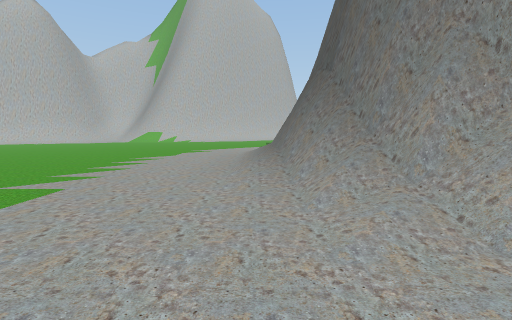
view 1 (above)

18 first-person views from a walk through a Unity game level. The camera is 1.5 m above the floor, tilts 6° down and sees 85° across. The floor is counted in squares, 2 m on a side. Each view is taken from the middle of a square. On the plan, view 1 faces up. The plan holds only what a view shows up to about 10 squares ahead; the rest is blank. The place goes on beyond the plan. The player is left out.

view 2
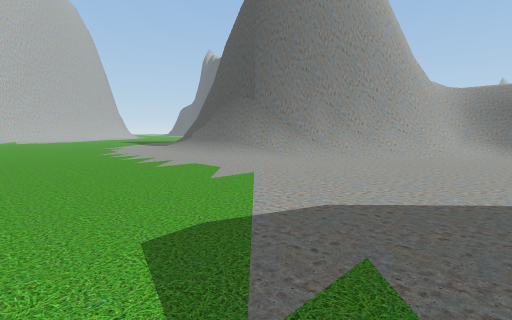

view 3
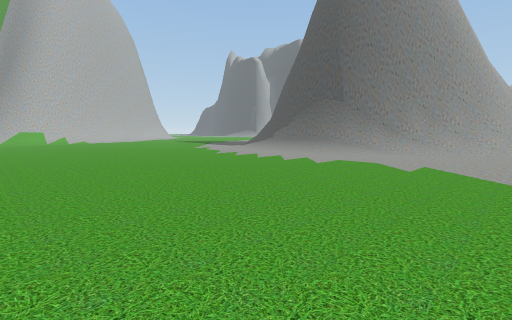

view 4
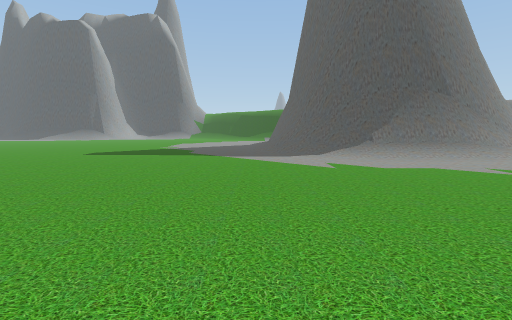

view 5
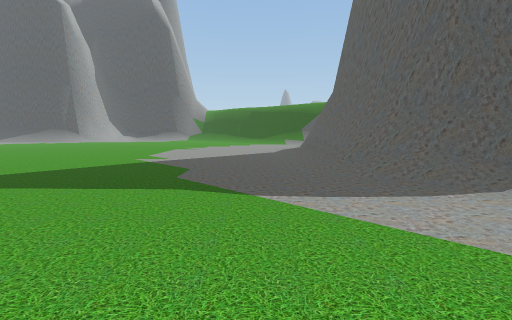

view 6
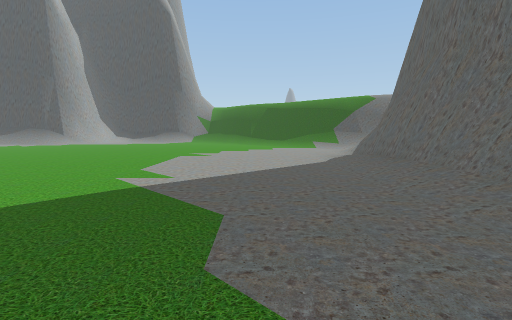

view 7
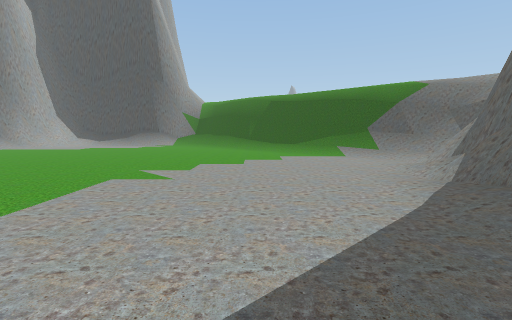

view 8
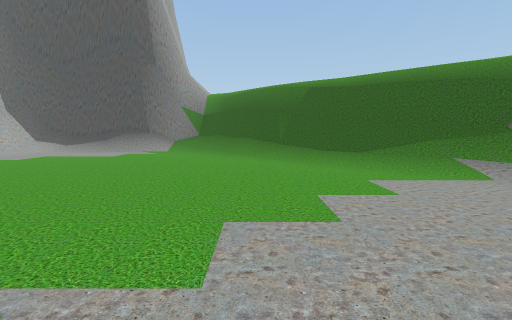

view 9
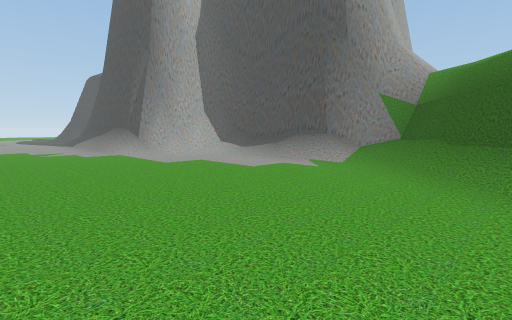

view 10
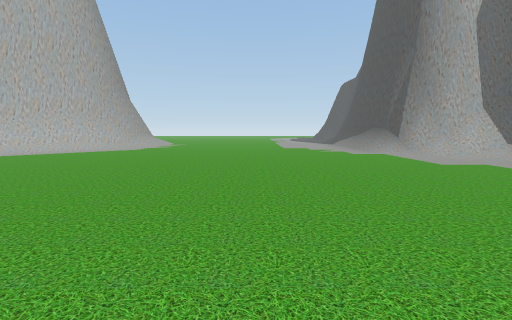

view 11
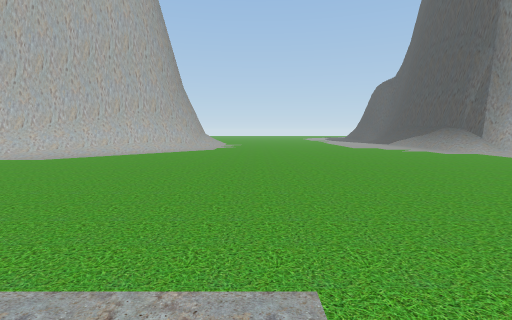

view 12
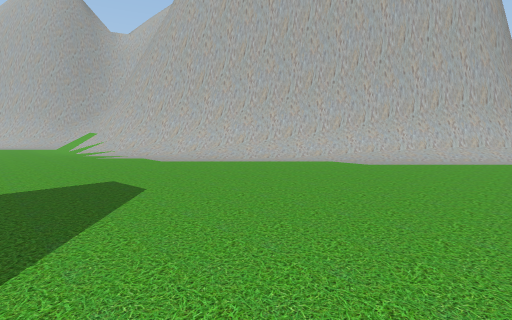

view 13
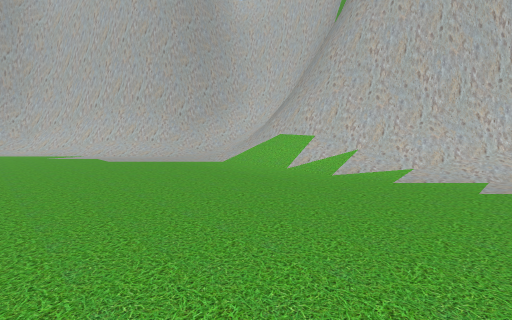

view 14
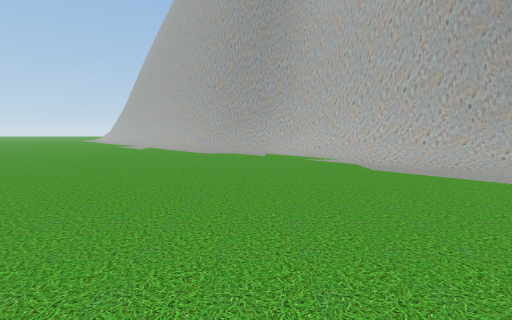

view 15
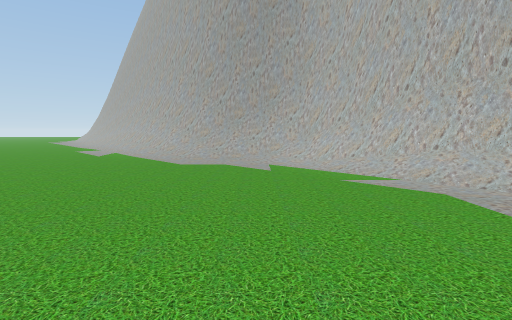

view 16
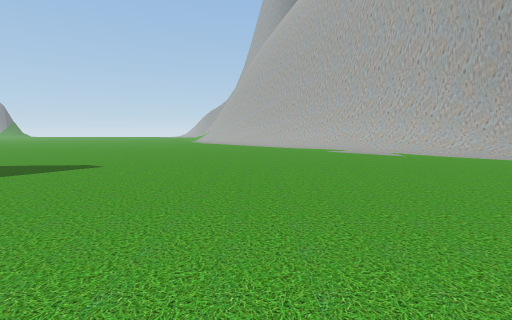

view 17
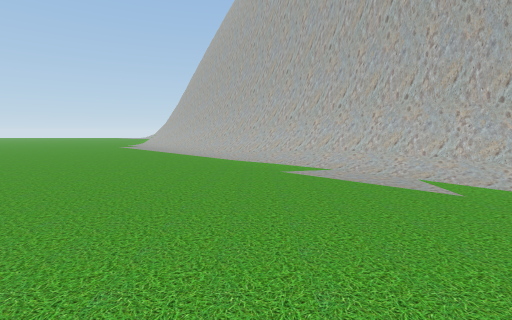

view 18
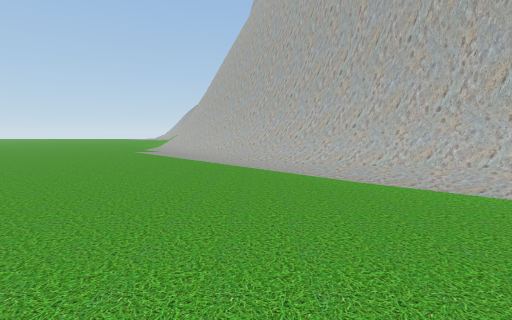

### Floor plan
Key: @ floor where view 1 was taken; # wall or solid block; . main floor; : floor 5 m higher than the main floor; / step, stairs or slope; = window, fence, low wall or low ledge; v drop or lower ground.
Columns run from 26 left of view 1 to 19 right of it. Each row starts with its distance up from view 1.
 25                             ##/........../##
 24                           ###/...........//###
 23                          ###/.............//=#
 22                        ###/................./#
 21                #/##  ####/................../#
 20               ##/=#####//.................../#
 19               ##///////...................../#
 18              ##/............................/#
 17             ##/............................//=
 16            ##/............................./#v
 15           ##/............................./##/
 14           #=............................./##/
 13          ##............................./##//
 12          ##.................///////..../=#//
 11         ##/................/######=//./=#//
 10        ##/................/###   ###=//#//
  9       ##/................./#       ###/#/:
  8     ###/................../#         #///
  7    ###/.................../#          //
  6   ##//..................../#
  5  ##//...................../##
  4 ##/......................./=#
  3 //........................./##
  2 ................ ..........//##
  1 ...............  ...........//###
  0 ......  ......   .........@..//=#/
 -1 .....   .....       ..........//#/
 -2 ....    ...         .........../
 -3 ..      ..

Positions as (right, up) in squares from view 1, and headings:
1: (0, 0), facing up
2: (-6, -2), facing up-right
3: (-9, 0), facing up-right
4: (-8, 12), facing right
5: (-3, 13), facing right
6: (0, 14), facing right
7: (4, 14), facing right
8: (8, 15), facing right
9: (12, 15), facing up-right
10: (11, 15), facing up
11: (8, 15), facing up
12: (5, 16), facing up-left
13: (-3, 14), facing up-left
14: (-5, 14), facing left
15: (-8, 14), facing left
16: (-8, 5), facing left
17: (-13, 7), facing left
18: (-16, 5), facing left
